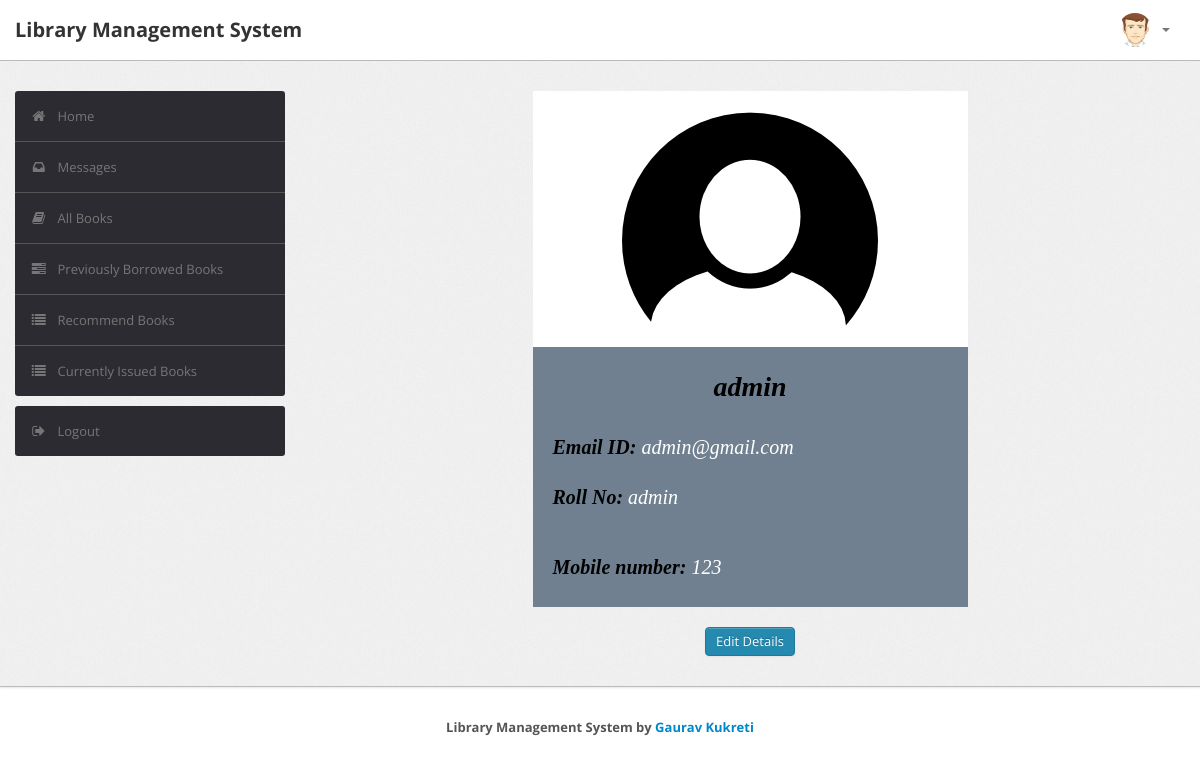
/student/index.php (signed in), run on the app's committed database.
### tables this page shows
CREATE TABLE `user` (
  `RollNo` varchar(50) NOT NULL,
  `Name` varchar(50) DEFAULT NULL,
  `Type` varchar(50) DEFAULT NULL,
  `EmailId` varchar(50) DEFAULT NULL,
  `MobNo` bigint(11) DEFAULT NULL,
  `Password` varchar(50) DEFAULT NULL
);

### student/index.php (the view, shortened to what this page needs)
<?php
require('dbconn.php');
?>
<!DOCTYPE html>
<html lang="en">
<head>
    <link type="text/css" href="bootstrap/css/bootstrap.min.css" rel="stylesheet">
    <link type="text/css" href="bootstrap/css/bootstrap-responsive.min.css" rel="stylesheet">
    <link type="text/css" href="css/theme.css" rel="stylesheet">
    <link type="text/css" href="images/icons/css/font-awesome.css" rel="stylesheet">
</head>
<body>
    <div class="navbar navbar-fixed-top">
        <div class="navbar-inner">
            <div class="container">
                    <a class="brand" href="index.php">Library Management System
                </a>
                <div class="nav-collapse collapse navbar-inverse-collapse">
                    <ul class="nav pull-right">
                        <li class="nav-user dropdown"><a href="#" class="dropdown-toggle" data-toggle="dropdown">
                                <img src="images/user.png" class="nav-avatar" />
                                <b class="caret"></b></a>
                        </li>
                    </ul>
                </div>
            </div>
        </div>
    </div>
    <div class="wrapper">
        <div class="container">
            <div class="row">
                <div class="span3">
                    <div class="sidebar">
                        <ul class="widget widget-menu unstyled">
                            <li class="active"><a href="index.php"><i class="menu-icon icon-home"></i>Home
                                </a></li>
                            <li><a href="message.php"><i class="menu-icon icon-inbox"></i>Messages</a>
                            </li>
                            <li><a href="book.php"><i class="menu-icon icon-book"></i>All Books </a></li>
                            <li><a href="history.php"><i class="menu-icon icon-tasks"></i>Previously Borrowed Books </a>
                            </li>
                            <li><a href="recommendations.php"><i class="menu-icon icon-list"></i>Recommend Books </a>
                            </li>
                            <li><a href="current.php"><i class="menu-icon icon-list"></i>Currently Issued Books </a>
                            </li>
                        </ul>
                        <ul class="widget widget-menu unstyled">
                            <li><a href="logout.php"><i class="menu-icon icon-signout"></i>Logout </a></li>
                        </ul>
                    </div>
                </div>
                <div class="span9">
                    <center>
                        <div class="card" style="width: 50%;">
                            <img class="card-img-top" src="images/profile2.png" alt="Card image cap">
                            <div class="card-body">
                                <?php
                                $rollno = $_SESSION['RollNo'];
                                $sql = "select * from lms.user where RollNo='$rollno'";
                                $result = $conn->query($sql);
                                $row = $result->fetch_assoc();
                                $name = $row['Name'];
                                $email = $row['EmailId'];
                                $mobno = $row['MobNo'];
                                ?>
                                <i>
                                    <h1 class="card-title">
                                        <center><?php echo $name ?></center>
                                    </h1>
                                    <br>
                                    <p><b>Email ID: </b>
                                        <?php echo $email ?>
                                    </p>
                                    <br>
                                    <p><b>Roll No: </B><?php echo $rollno ?></p>
                                    <br>
                                    <br>
                                    <p><b>Mobile number: </b>
                                        <?php echo $mobno ?>
                                    </p>
                                </i>
                            </div>
                        </div>
                        <br>
                        <a href="edit_student_details.php" class="btn btn-primary">Edit Details</a>
                    </center>
                </div>
            </div>
        </div>
    </div>
    <div class="footer">
        <div class="container" style="display: flex; justify-content: center; align-items: center;">
            <b>Library Management System by <a target="_blank" href="https://github.com/GauravKukreti">Gaurav
                    Kukreti</a></b>
        </div>
    </div>
</body>
</html>

### student/css/theme.css (style rules this page uses)
body { font-size: 13px; font-family: 'Open Sans', Arial, sans-serif; background: #fff; color: #777 }
h1, h2, h3, h4, h5, h6 { color: #333; margin-top: 0 }
h1 { font-size: 28px }
strong, b { color: #555 }
.wrapper { background: url(../images/bg.png) #eee; border-bottom: 1px solid #bbb; -webkit-box-shadow: 0 1px 2px rgba(0,0,0,0.1); -moz-box-shadow: 0 1px 2px rgba(0,0,0,0.1); box-shadow: 0 1px 2px rgba(0,0,0,0.1); padding: 30px 0 }
.footer { color: #999; padding: 30px 0 60px }
body [class^="icon-"], body [class*=" icon-"] { font-size: 14px; line-height: 20px; height: 20px }
.navbar { position: static!important; margin: 0!important }
.navbar .navbar-inner { background: #fff; border-bottom: 1px solid #bbb; -webkit-box-shadow: 0 1px 2px rgba(0,0,0,0.15); -moz-box-shadow: 0 1px 2px rgba(0,0,0,0.15); box-shadow: 0 1px 2px rgba(0,0,0,0.15) }
.navbar .brand { color: #333; font-weight: bold; font-size: 20px; margin-right: 20px; padding: 20px }
.navbar .nav>li>a { padding: 20px 15px; font-weight: bold; color: #777 }
.nav-user>a { height: 20px }
.nav-avatar { width: 34px; height: 34px; margin: -7px 5px 0 0; -webkit-border-radius: 50%; -moz-border-radius: 50%; border-radius: 50% }
.btn, .btn-box { -webkit-border-radius: 3px; -moz-border-radius: 3px; border-radius: 3px }
.btn { font-size: 13px; font-weight: 600 }
.btn { display: inline-block; margin-bottom: 0; font-weight: 400; text-align: center; vertical-align: middle; cursor: pointer; background-image: none; border: 1px solid transparent; white-space: nowrap; padding: 4px 10px; font-size: 13px; line-height: 1.42857; border-radius: 4px; -webkit-user-select: none; -moz-user-select: none; -ms-user-select: none; user-select: none }
.btn-primary { color: #fff; background-color: #248aaf; border-color: #20799a }
.widget-menu { background: #fff; -webkit-border-radius: 3px; -moz-border-radius: 3px; border-radius: 3px; overflow: hidden }
.widget-menu a { color: #555; display: block; line-height: 20px; padding: 15px; text-decoration: none!important }
.widget-menu .menu-icon { margin-right: 10px; color: #767676; -webkit-transition: all .2s ease-in-out; -moz-transition: all .2s ease-in-out; transition: all .2s ease-in-out; }
.widget-menu>li+li { border-top: 1px solid #555 }
.widget-menu>li>a { background-color: #2d2b32; color: #767676; -webkit-transition: all .2s ease-in-out; -moz-transition: all .2s ease-in-out; transition: all .2s ease-in-out; }
.card { border: 2px; font-family: "Times New Roman", Times, serif; background: rgb(255, 255, 255); }
.card-body { padding: 20px; background: rgb(112, 128, 144); text-align: left; color: rgb(255, 255, 255); }
.card-body p { font-size: 20px; }
.card-body h1 { color: rgb(0, 0, 0); }
.card-body b { color: rgb(0, 0 , 0); }

### data on the page
user: Name "admin", EmailId "admin@gmail.com", MobNo "123"

### other printed values
$rollno "admin"
